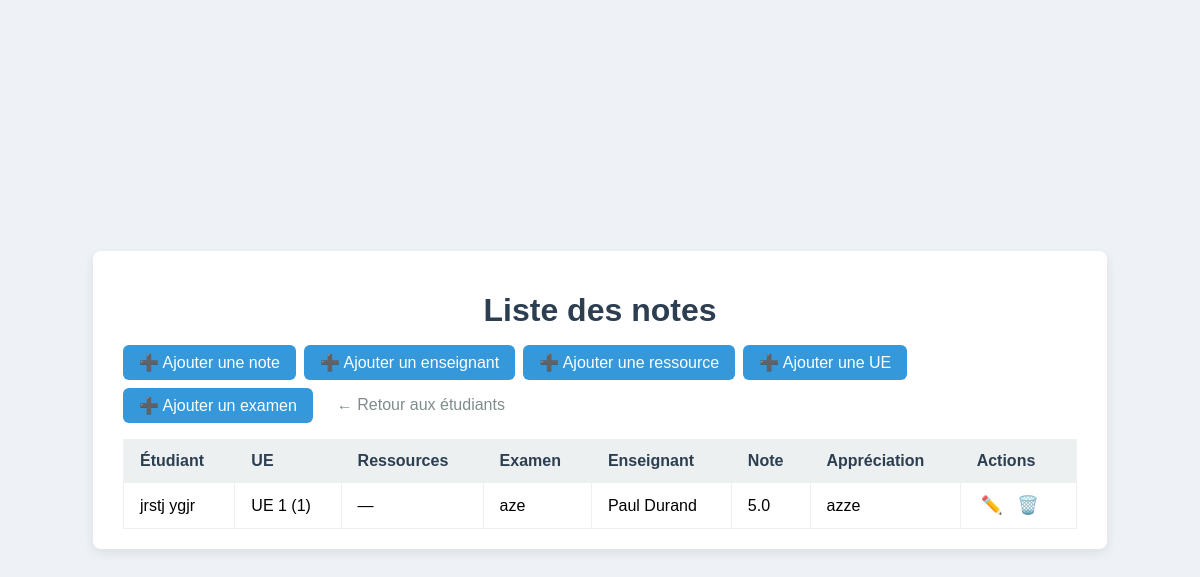
The app's page /notes/ with its own data.
### notes/models.py (models this page shows, shortened)
class Note(models.Model):
    examen = models.ForeignKey(Examen, on_delete=models.CASCADE)
    etudiant = models.ForeignKey(Etudiant, on_delete=models.CASCADE)
    note = models.FloatField()
    appreciation = models.TextField(blank=True, null=True)
    ressource = models.ForeignKey(Ressource, null=True, blank=True,
                                  on_delete=models.SET_NULL)  # Nouvelle ligne pour la ressource
    class Meta:
        unique_together = ('examen', 'etudiant')

class Etudiant(models.Model):
    numero_etudiant = models.CharField(max_length=50, unique=True)
    nom = models.CharField(max_length=100)
    prenom = models.CharField(max_length=100)
    groupe = models.CharField(max_length=50, blank=True, null=True)
    photo = models.ImageField(upload_to='photos/', blank=True, null=True)
    email = models.EmailField(blank=True, null=True)

class Examen(models.Model):
    titre = models.CharField(max_length=200)
    date = models.DateField()
    coefficient = models.FloatField()
    ue = models.ForeignKey(
        UE,
        on_delete=models.CASCADE,
        null=True,    # ← autorise NULL
        blank=True    # ← permet de ne pas le remplir
    )
    enseignant = models.ForeignKey(
        Enseignant,
        on_delete=models.SET_NULL,
        null=True,
        blank=True
    )

class UE(models.Model):
    code = models.CharField(max_length=20, primary_key=True)
    nom = models.CharField(max_length=200)
    semestre = models.CharField(max_length=20)
    credit_ects = models.IntegerField()

class Enseignant(models.Model):
    nom    = models.CharField(max_length=100)
    prenom = models.CharField(max_length=100)

### notes/views.py (the view)
# urls.py: path('notes/', NoteList.as_view(), name='note_list'),
class NoteList(ListView):
    model = Note
    template_name = 'notes/note_list.html'
    context_object_name = 'notes'

### notes/templates/notes/note_list.html (shortened to what this page needs)
{% load static %}
<!DOCTYPE html>
<html lang="fr">
<head>
  <link rel="stylesheet" href="{% static 'css/style.css' %}">
</head>
<body>
  <div class="container">
    <h1>Liste des notes</h1>
    <div class="btn-group">
      <a href="{% url 'note_new' %}"        class="btn btn-primary">➕ Ajouter une note</a>
      <a href="{% url 'enseignant_new' %}" class="btn btn-primary">➕ Ajouter un enseignant</a>
      <a href="{% url 'ressource_new' %}"  class="btn btn-primary">➕ Ajouter une ressource</a>
      <a href="{% url 'ue_new' %}"         class="btn btn-primary">➕ Ajouter une UE</a>
      <a href="{% url 'examen_new' %}"     class="btn btn-primary">➕ Ajouter un examen</a>
      <a href="{% url 'etudiant_list' %}"  class="btn btn-link">← Retour aux étudiants</a>
    </div>
    <table class="table">
      <thead>
        <tr>
          <th>Étudiant</th>
          <th>UE</th>
          <th>Ressources</th>
          <th>Examen</th>
          <th>Enseignant</th>
          <th>Note</th>
          <th>Appréciation</th>
          <th>Actions</th>
        </tr>
      </thead>
      <tbody>
        {% for note in notes %}
          <tr>
            <td>{{ note.etudiant.prenom }} {{ note.etudiant.nom }}</td>
            <td>{{ note.examen.ue.nom }} ({{ note.examen.ue.code }})</td>
            <td>
              {% if note.examen.ue.ressource_set.all %}
                {% for res in note.examen.ue.ressource_set.all %}
                  {{ res.nom }}{% if not forloop.last %}, {% endif %}
                {% endfor %}
              {% else %}
                —
              {% endif %}
            </td>
            <td>{{ note.examen.titre }}</td>
            <td>{{ note.examen.enseignant.prenom }} {{ note.examen.enseignant.nom }}</td>
            <td>{{ note.note }}</td>
            <td>{{ note.appreciation|default:"—" }}</td>
            <td>
              <a href="{% url 'note_edit' note.pk %}"   class="action-btn">✏️</a>
              <a href="{% url 'note_delete' note.pk %}" class="action-btn">🗑️</a>
            </td>
          </tr>
        {% empty %}
          <tr>
            <td colspan="8" style="text-align:center;">Aucune note enregistrée.</td>
          </tr>
        {% endfor %}
      </tbody>
    </table>
  </div>
</body>
</html>

### static/css/style.css (style rules this page uses)
html, body { height: 100%; margin: 0; font-family: Arial, sans-serif; background: #eef2f7; display: flex; align-items: center; justify-content: center; }
.container { width: 90%; max-width: 1000px; background: #fff; padding: 20px 30px; box-shadow: 0 4px 12px rgba(0, 0, 0, 0.08); border-radius: 8px; }
h1 { text-align: center; margin-bottom: 1rem; color: #2c3e50; }
table { width: 100%; border-collapse: collapse; margin-top: 1rem; }
th, td { padding: 8px; border: 1px solid #ecf0f1; text-align: left; }
th { background: #ecf0f1; color: #2c3e50; }
a.action-btn { margin-right: 6px; text-decoration: none; font-size: 1.1rem; }
.btn-group { display: flex; flex-wrap: wrap; gap: 0.5rem; margin-bottom: 1rem; }
.btn { display: inline-block; padding: 0.5rem 1rem; text-decoration: none; border-radius: 0.375rem; font-weight: 500; transition: background-color 0.2s, color 0.2s; }
.btn-primary { background-color: #3498db; color: white; }
.btn-link { background: none; color: #7f8c8d; padding: 0.5rem 0; }
.action-btn { margin: 0 0.25rem; font-size: 1.1rem; color: #2c3e50; }
.table { width: 100%; border-collapse: collapse; }
.table th, .table td { padding: 0.75rem 1rem; border: 1px solid #ecf0f1; }
.table thead { background-color: #ecf0f1; }
.btn { display: inline-block; padding: 0.5rem 1rem; text-decoration: none; border-radius: 0.375rem; font-weight: 500; transition: background-color 0.2s; }
.btn-link { background: none; color: #7f8c8d; }
.btn-group { display: flex; flex-wrap: wrap; }
.action-btn { margin: 0 0.25rem; font-size: 1.1rem; }

### records on screen
Note: etudiant.prenom "jrstj", etudiant.nom "ygjr", examen.ue.nom "UE 1", examen.ue.code "1", examen.titre "aze", examen.enseignant.prenom "Paul", examen.enseignant.nom "Durand", note "5.0", appreciation "azze"
